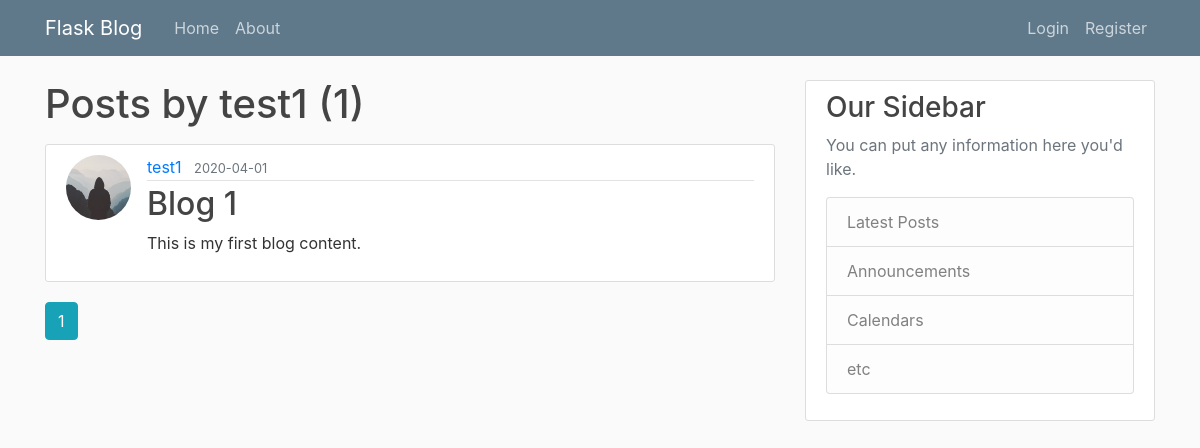
The app's page /user/test1, older data.
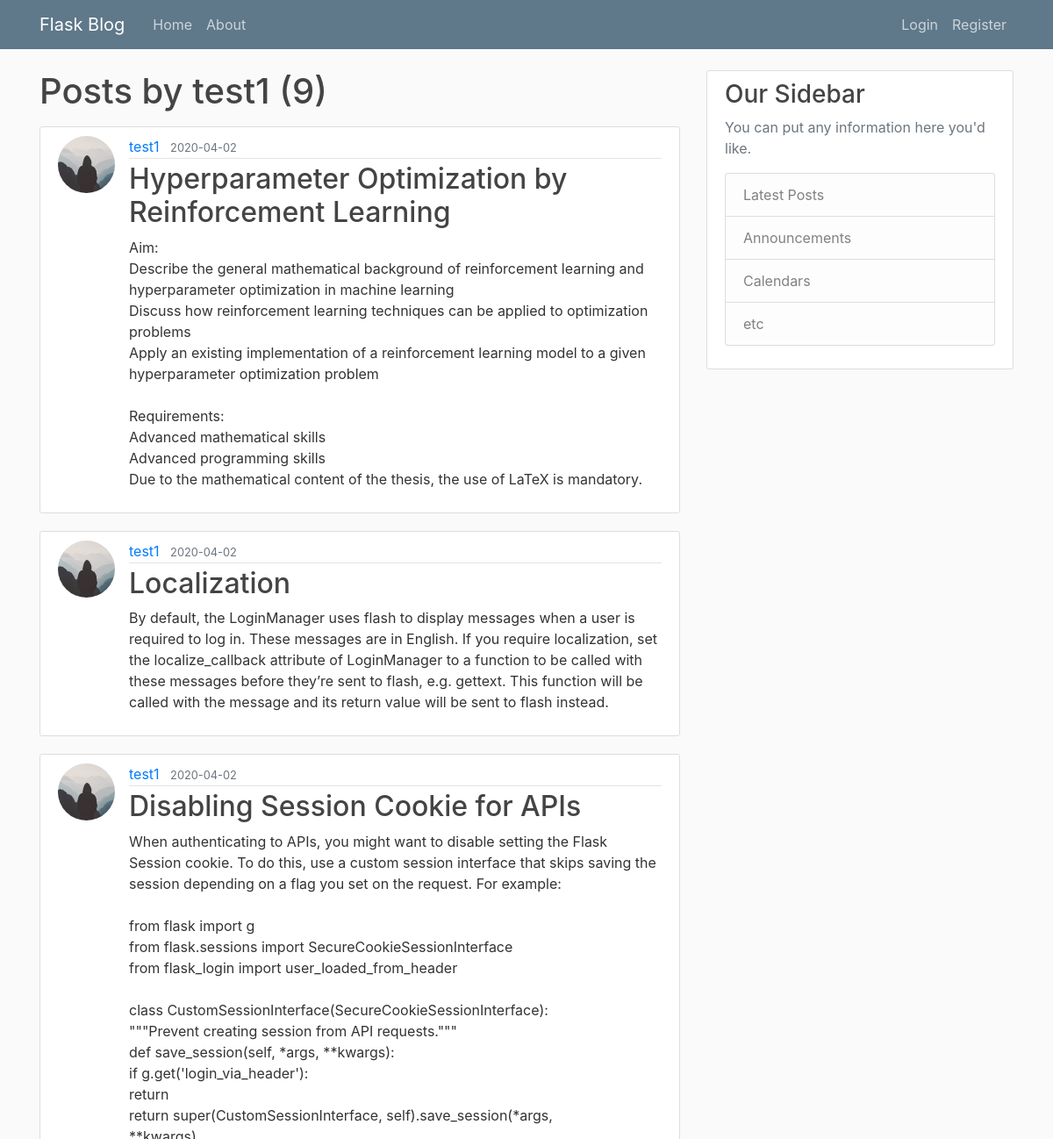
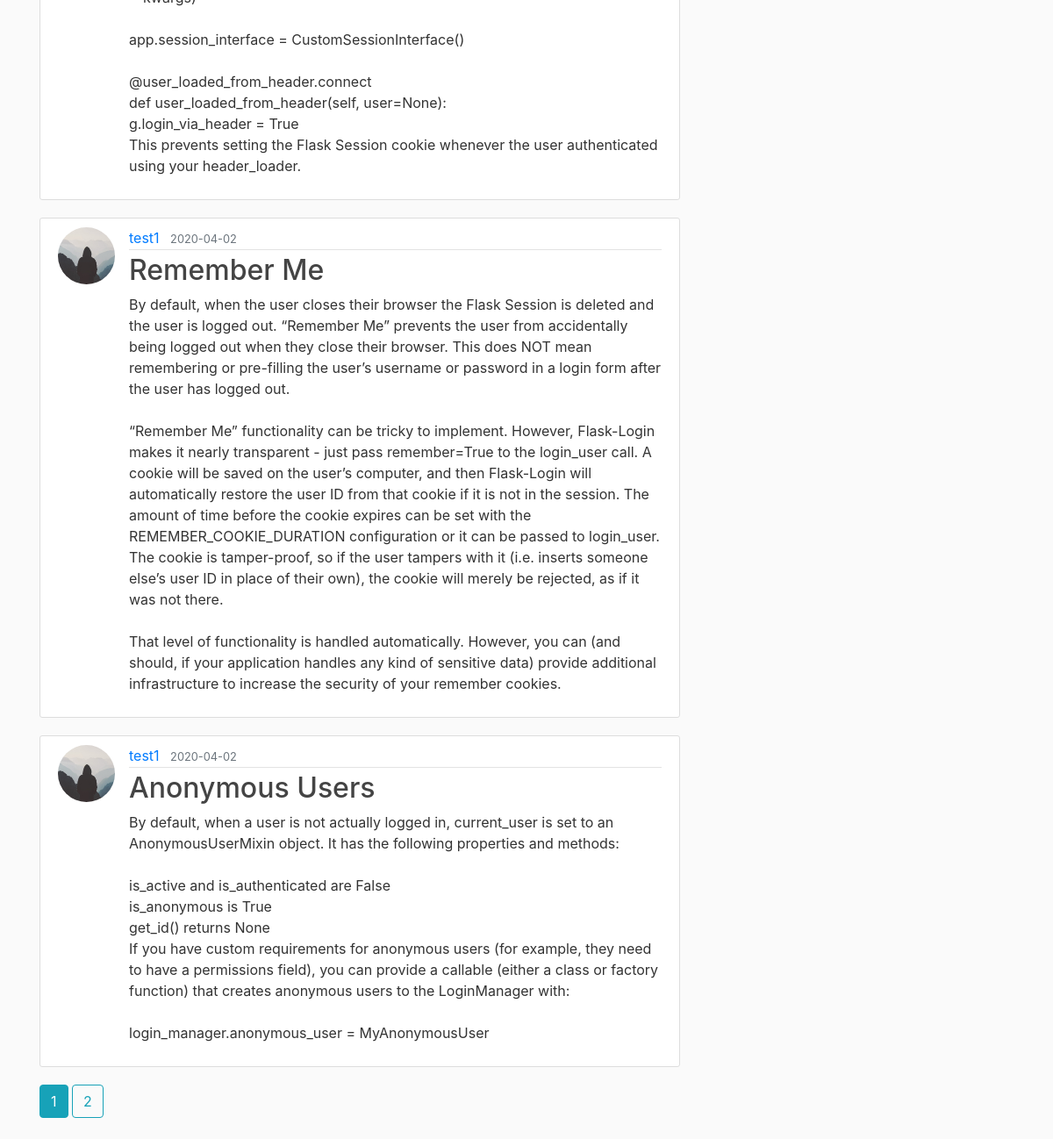
The same page, newer data (2 pictures, top to bottom).
### flaskblog/models.py (models this page shows, shortened)
class Post(db.Model):
    id = db.Column(db.Integer, primary_key=True)
    title = db.Column(db.String(100), nullable=False)
    date_posted = db.Column(db.DateTime, nullable=False,default=datetime.utcnow)
    content = db.Column(db.Text, nullable=False)
    user_id = db.Column(db.Integer, db.ForeignKey('user.id'),nullable=False)

class User(db.Model, UserMixin):
    id = db.Column(db.Integer, primary_key=True)
    username = db.Column(db.String(20), unique=True, nullable=False)
    email = db.Column(db.String(120), unique=True, nullable=False)
    image_file = db.Column(db.String(20), nullable=False, default='default.jpg')
    password = db.Column(db.String(60),nullable=False)
    posts = db.relationship('Post',backref='author',lazy=True)

### flaskblog/users/routes.py (the view)
@users.route("/user/<string:username>")
def user_posts(username):
    page = request.args.get('page', 1, type=int)
    user = User.query.filter_by(username=username).first_or_404()
    posts = Post.query.filter_by(author=user)\
        .order_by(Post.date_posted.desc())\
        .paginate(page=page, per_page=5)
    return render_template('user_posts.html', posts=posts, user=user)

### flaskblog/templates/user_posts.html
{% extends "layout.html" %}
{% block content %}
<h1 class="mb-3">Posts by {{ user.username }} ({{ posts.total }})</h1>
{% for post in posts.items %}
<article class="media content-section">
    <img class="rounded-circle article-img"
        src="{{ url_for('static', filename='profile_pics/'+post.author.image_file) }}">
    <div class="media-body">
        <div class="article-metadata">
            <a class="mr-2" href="{{ url_for('users.user_posts', username=post.author.username) }}">{{ post.author.username }}</a>
            <small class="text-muted">{{ post.date_posted.strftime("%Y-%m-%d") }}</small>
        </div>
        <h2><a class="article-title" href="{{ url_for('posts.post',post_id=post.id) }}">{{ post.title }}</a></h2>
        <p class="article-content">{{ post.content }}</p>
    </div>
</article>
{% endfor %}
{% for page_num in posts.iter_pages(left_edge=1, right_edge=1, left_current=1, right_current=2) %}
{% if page_num %}
    {% if posts.page == page_num %}
        <a class="btn btn-info mb-4" href="{{ url_for('users.user_posts',username=user.username ,page=page_num) }}">{{ page_num }}</a>
    {% else %}
        <a class="btn btn-outline-info mb-4" href="{{ url_for('users.user_posts',username=user.username ,page=page_num) }}">{{ page_num }}</a>
    {% endif %}
{% else %}
    ...
{% endif %}
{% endfor %}
{% endblock content %}

Row changes from the older to the newer data that the page shows:
no longer on this page (row unchanged): Post: image_file (placeholder picture), author.username "test1", date_posted "2020-04-01", title "Blog 1", content "This is my first blog content."
added Post: image_file (placeholder picture), author.username "test1", date_posted "2020-04-02", title "Hyperparameter Optimization by Reinforcement Learning", content "Aim: Describe the general mathematical background of reinforcement learning and hyperparameter optimization in machine learning Discuss how reinforcement learning techniques can be applied to optimization problems Apply an existing implementation of a reinforcement learning model to a given hyperparameter optimization problem Requirements: Advanced mathematical skills Advanced programming skills Due to the mathematical content of the thesis, the use of LaTeX is mandatory."
added Post: image_file (placeholder picture), author.username "test1", date_posted "2020-04-02", title "Localization", content "By default, the LoginManager uses flash to display messages when a user is required to log in. These messages are in English. If you require localization, set the localize_callback attribute of LoginManager to a function to be called with these messages before they’re sent to flash, e.g. gettext. This function will be called with the message and its return value will be sent to flash instead."
added Post: image_file (placeholder picture), author.username "test1", date_posted "2020-04-02", title "Disabling Session Cookie for APIs", content "When authenticating to APIs, you might want to disable setting the Flask Session cookie. To do this, use a custom session interface that skips saving the session depending on a flag you set on the request. For example: from flask import g from flask.sessions import SecureCookieSessionInterface from flask_login import user_loaded_from_header class CustomSessionInterface(SecureCookieSessionInterface): \"\"\"Prevent creating session from API requests.\"\"\" def save_session(self, *args, **kwargs): if g.get('login_via_header'): return return super(CustomSessionInterface, self).save_session(*args, **kwargs) app.session_interface = CustomSessionInterface() @user_loaded_from_header.connect def…"
added Post: image_file (placeholder picture), author.username "test1", date_posted "2020-04-02", title "Remember Me", content "By default, when the user closes their browser the Flask Session is deleted and the user is logged out. “Remember Me” prevents the user from accidentally being logged out when they close their browser. This does NOT mean remembering or pre-filling the user’s username or password in a login form after the user has logged out. “Remember Me” functionality can be tricky to implement. However, Flask-Login makes it nearly transparent - just pass remember=True to the login_user call. A cookie will be saved on the user’s computer, and then Flask-Login will automatically restore the user ID from that cookie if it is not in the session. The amount of time before the cookie expires can be set with the…"
added Post: image_file (placeholder picture), author.username "test1", date_posted "2020-04-02", title "Anonymous Users", content "By default, when a user is not actually logged in, current_user is set to an AnonymousUserMixin object. It has the following properties and methods: is_active and is_authenticated are False is_anonymous is True get_id() returns None If you have custom requirements for anonymous users (for example, they need to have a permissions field), you can provide a callable (either a class or factory function) that creates anonymous users to the LoginManager with: login_manager.anonymous_user = MyAnonymousUser"
Text that changed along with them:
{{ posts.total }}: "1" → "9"
new list line: "2"
